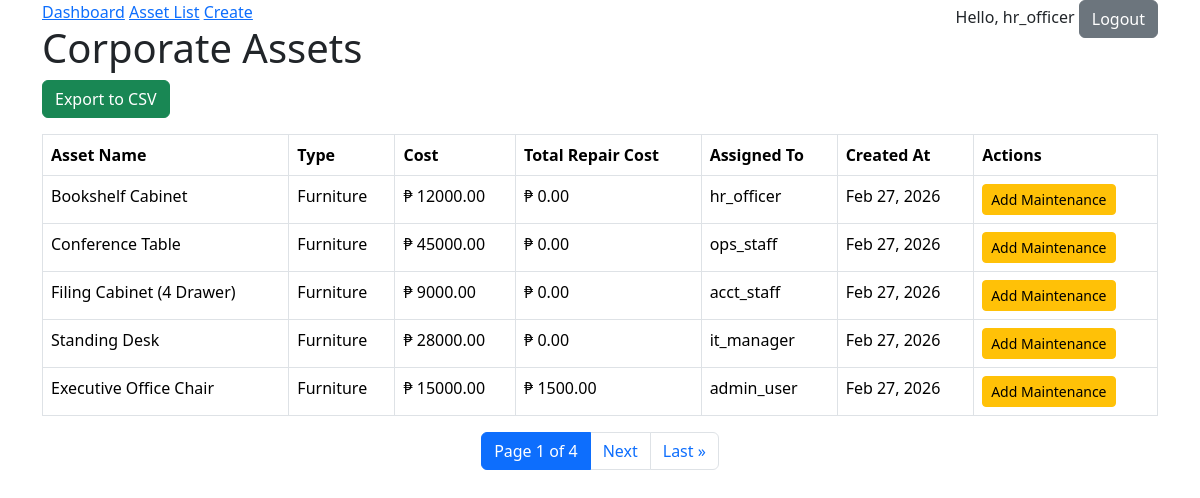
The page /list/ (signed in) on the database its author committed.
### assets/models.py (models this page shows, shortened)
class User(AbstractUser):
    department = models.ForeignKey(
        Department,
        on_delete=models.SET_NULL,
        null=True,
        blank=True,
        related_name='users'
    )

class TimeStampedModel(models.Model):
    created_at = models.DateTimeField(auto_now_add=True)
    updated_at = models.DateTimeField(auto_now=True)
    class Meta:
        abstract = True

class Asset(TimeStampedModel):
    ASSET_TYPES = (
        ('LAPTOP', 'Laptop'),
        ('MONITOR', 'Monitor'),
        ('PHONE', 'Phone'),
        ('FURNITURE', 'Furniture'),
    )
    name = models.CharField(max_length=100)
    asset_type = models.CharField(max_length=20, choices=ASSET_TYPES)
    cost = models.DecimalField(max_digits=10, decimal_places=2)
    repair_cost = models.DecimalField(max_digits=12, decimal_places=2, null=True, blank=True)
    assigned_to = models.ForeignKey(User, on_delete=models.SET_NULL, null=True, blank=True, related_name='assets')

### assets/views.py (the view)
# urls.py: path('list/', AssetListView.as_view(), name='asset-list'),
class AssetListView(LoginRequiredMixin, ListView):
    model = Asset
    template_name = "assets/asset_list.html"
    context_object_name = "assets"
    paginate_by = 5   # ✅ Required by activity
    def get_queryset(self):
        return (
            Asset.objects
            .select_related('assigned_to')
            .annotate(
                repair_total=Coalesce(
                    Sum('maintenance_logs__cost'),
                    Value(0),
                    output_field=DecimalField()
                )
            )
            .order_by('-created_at')
        )

### assets/templates/assets/asset_list.html (shortened to what this page needs)
{% extends "assets/base.html" %}
{% block content %}
<h1>Corporate Assets</h1>
<a href="{% url 'export-assets-csv' %}"
   class="btn btn-success mb-3">
   Export to CSV
</a>
<table class="table table-bordered">
    <thead>
        <tr>
            <th>Asset Name</th>
            <th>Type</th>
            <th>Cost</th>
            <th>Total Repair Cost</th>
            <th>Assigned To</th>
            <th>Created At</th>
            <th>Actions</th>
        </tr>
    </thead>
    <tbody>
        {% for asset in page_obj %}
        <tr>
            <td>{{ asset.name }}</td>
            <td>{{ asset.get_asset_type_display }}</td>
            <td>₱ {{ asset.cost|floatformat:2 }}</td>
            <td>₱ {{ asset.repair_total|floatformat:2 }}</td>
            <td>
                {% if asset.assigned_to %}
                    {{ asset.assigned_to.username }}
                {% else %}
                    <span class="text-danger">Unassigned</span>
                {% endif %}
            </td>
            <td>{{ asset.created_at|date:"M d, Y" }}</td>
            <td>
                <a href="{% url 'maintenance-add' asset.id %}"
                   class="btn btn-warning btn-sm">
                   Add Maintenance
                </a>
            </td>
        </tr>
        {% empty %}
        <tr>
            <td colspan="7" class="text-center">
                No assets found.
            </td>
        </tr>
        {% endfor %}
    </tbody>
</table>
<nav>
  <ul class="pagination justify-content-center">
    <li class="page-item active">
      <span class="page-link">
        Page {{ page_obj.number }} of {{ page_obj.paginator.num_pages }}
      </span>
    </li>
    {% if page_obj.has_next %}
      <li class="page-item">
        <a class="page-link" href="?page={{ page_obj.next_page_number }}">
          Next
        </a>
      </li>
      <li class="page-item">
        <a class="page-link" href="?page={{ page_obj.paginator.num_pages }}">
          Last &raquo;
        </a>
      </li>
    {% endif %}
  </ul>
</nav>
{% endblock %}

### assets/templates/assets/base.html (shortened to what this page needs)
<!DOCTYPE html>
<html>
<head>
    <link href="https://cdn.jsdelivr.net/npm/bootstrap@5.3.8/dist/css/bootstrap.min.css" rel="stylesheet">
</head>
<body class="container">
    <nav>
        <a href="{% url 'dashboard' %}">Dashboard</a>
        <a href="{% url 'asset-list' %}">Asset List</a>
        <a href="{% url 'asset-create' %}">Create</a>
        <div style="float:right">
            {% if user.is_authenticated %}
                <span>Hello, {{ user.username }}</span>
                <form action="{% url "logout" %}" method="post" style="display:inline">
                    <button type="submit" class="btn btn-secondary">Logout</button>
                </form>
            {% else %}
                <a href="{% url 'login' %}">Login</a>
                <a href="{% url 'register' %}">Register</a>
            {% endif %}
        </div>
    </nav>
    {% block content %}{% endblock %}
</body>
</html>

### rows shown on the page
User: username "hr_officer"
Asset: name "Bookshelf Cabinet", asset_type "Furniture", cost "12000.00", repair_total "0.00", assigned_to.username "hr_officer", created_at "Feb 27, 2026"
Asset: name "Conference Table", asset_type "Furniture", cost "45000.00", repair_total "0.00", assigned_to.username "ops_staff", created_at "Feb 27, 2026"
Asset: name "Filing Cabinet (4 Drawer)", asset_type "Furniture", cost "9000.00", repair_total "0.00", assigned_to.username "acct_staff", created_at "Feb 27, 2026"
Asset: name "Standing Desk", asset_type "Furniture", cost "28000.00", repair_total "0.00", assigned_to.username "it_manager", created_at "Feb 27, 2026"
Asset: name "Executive Office Chair", asset_type "Furniture", cost "15000.00", repair_total "1500.00", assigned_to.username "admin_user", created_at "Feb 27, 2026"

### other values the page prints
{{ page_obj.number }} "1"
{{ page_obj.paginator.num_pages }} "4"
